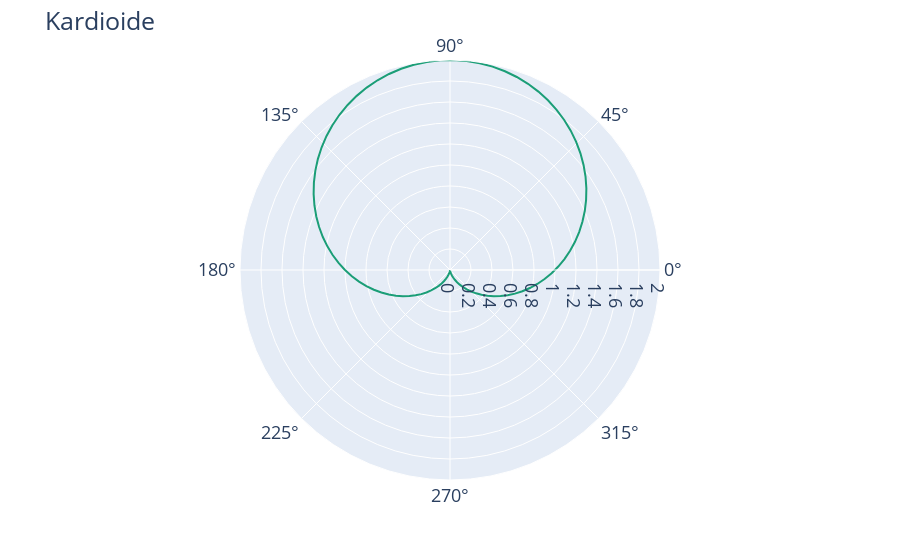

Here is the notebook cell this chart was saved with:
### Markdown cell above
### Plotly
Auch mit Plotly können ohne Umrechnungen in kartesische Koordinate eine grafische Darstellung erzeugen. Wir verwenden dazu *plotly.express* und dort die Funktion *line_polar*. Wichtig ist, dass wir die Winkel, die in Plotly als *theta* bezeichnet werden, in *Gradmaß* übergeben. Da wir in NumPy Bogenmaß verwendet haben müssen wir hier die Werte mit *numpy.rad2deg* umrechnen. Wir sollten auch darauf achten, dass 0 Grad auf der positiven Achse liegen und dass wir mathematisch positiv,
entgegen des Uhrzeigersinns, die Winkel durchlaufen.

### Code cell
import plotly.express as px
import plotly.io as pio

pio.renderers.default = 'notebook_connected+jupyterlab'

fig = px.line_polar(
    r=r,
    theta=np.rad2deg(phi),
    start_angle=0, direction="counterclockwise",
    color_discrete_sequence=px.colors.qualitative.Dark2
)

fig.update_layout(
    title="Kardioide",
    font=dict(
        size=18
    ),
    height=600
)

fig.show()

### Figure 1 — Plotly figure (JSON) as saved in the notebook; plotly's stock layout.template omitted (floating-point values rounded to 4 significant figures)
{"data": [{"hovertemplate": "r=%{r}<br>theta=%{theta}<extra></extra>", "legendgroup": "", "line": {"color": "rgb(27,158,119)", "dash": "solid"}, "marker": {"symbol": "circle"}, "mode": "lines", "name": "", "r": [1.0, 0.9366, 0.8734, 0.8107, 0.7489, 0.688, 0.6283, 0.5702, 0.5138, 0.4594, 0.4071, 0.3572, 0.3099, 0.2654, 0.2239, 0.1854, 0.1503, 0.1185, 0.09037, 0.06585, 0.0451, 0.02819, 0.01519, 0.006162, 0.001133, 0.0001259, 0.003145, 0.01018, 0.0212, 0.03616, 0.055, 0.07765, 0.104, 0.134, 0.1674, 0.2042, 0.2443, 0.2873, 0.3332, 0.3818, 0.4329, 0.4863, 0.5418, 0.5991, 0.658, 0.7183, 0.7797, 0.842, 0.9049, 0.9683, 1.032, 1.095, 1.158, 1.22, 1.282, 1.342, 1.401, 1.458, 1.514, 1.567, 1.618, 1.667, 1.713, 1.756, 1.796, 1.833, 1.866, 1.896, 1.922, 1.945, 1.964, 1.979, 1.99, 1.997, 2.0, 1.999, 1.994, 1.985, 1.972, 1.955, 1.934, 1.91, 1.881, 1.85, 1.815, 1.776, 1.735, 1.69, 1.643, 1.593, 1.541, 1.486, 1.43, 1.372, 1.312, 1.251, 1.189, 1.127, 1.063, 1.0], "showlegend": false, "subplot": "polar", "theta": [-180, -176.4, -172.7, -169.1, -165.5, -161.8, -158.2, -154.5, -150.9, -147.3, -143.6, -140, -136.4, -132.7, -129.1, -125.5, -121.8, -118.2, -114.5, -110.9, -107.3, -103.6, -100, -96.36, -92.73, -89.09, -85.45, -81.82, -78.18, -74.55, -70.91, -67.27, -63.64, -60.0, -56.36, -52.73, -49.09, -45.45, -41.82, -38.18, -34.55, -30.91, -27.27, -23.64, -20.0, -16.36, -12.73, -9.091, -5.455, -1.818, 1.818, 5.455, 9.091, 12.73, 16.36, 20.0, 23.64, 27.27, 30.91, 34.55, 38.18, 41.82, 45.45, 49.09, 52.73, 56.36, 60.0, 63.64, 67.27, 70.91, 74.55, 78.18, 81.82, 85.45, 89.09, 92.73, 96.36, 100.0, 103.6, 107.3, 110.9, 114.5, 118.2, 121.8, 125.5, 129.1, 132.7, 136.4, 140, 143.6, 147.3, 150.9, 154.5, 158.2, 161.8, 165.5, 169.1, 172.7, 176.4, 180], "type": "scatterpolar"}], "layout": {"autosize": true, "font": {"size": 18}, "legend": {"tracegroupgap": 0}, "margin": {"t": 60}, "polar": {"angularaxis": {"direction": "counterclockwise", "rotation": 0, "type": "linear"}, "domain": {"x": [0, 1], "y": [0, 1]}, "radialaxis": {"autorange": true, "range": [0, 2.0], "type": "linear"}}, "title": {"text": "Kardioide"}}}
